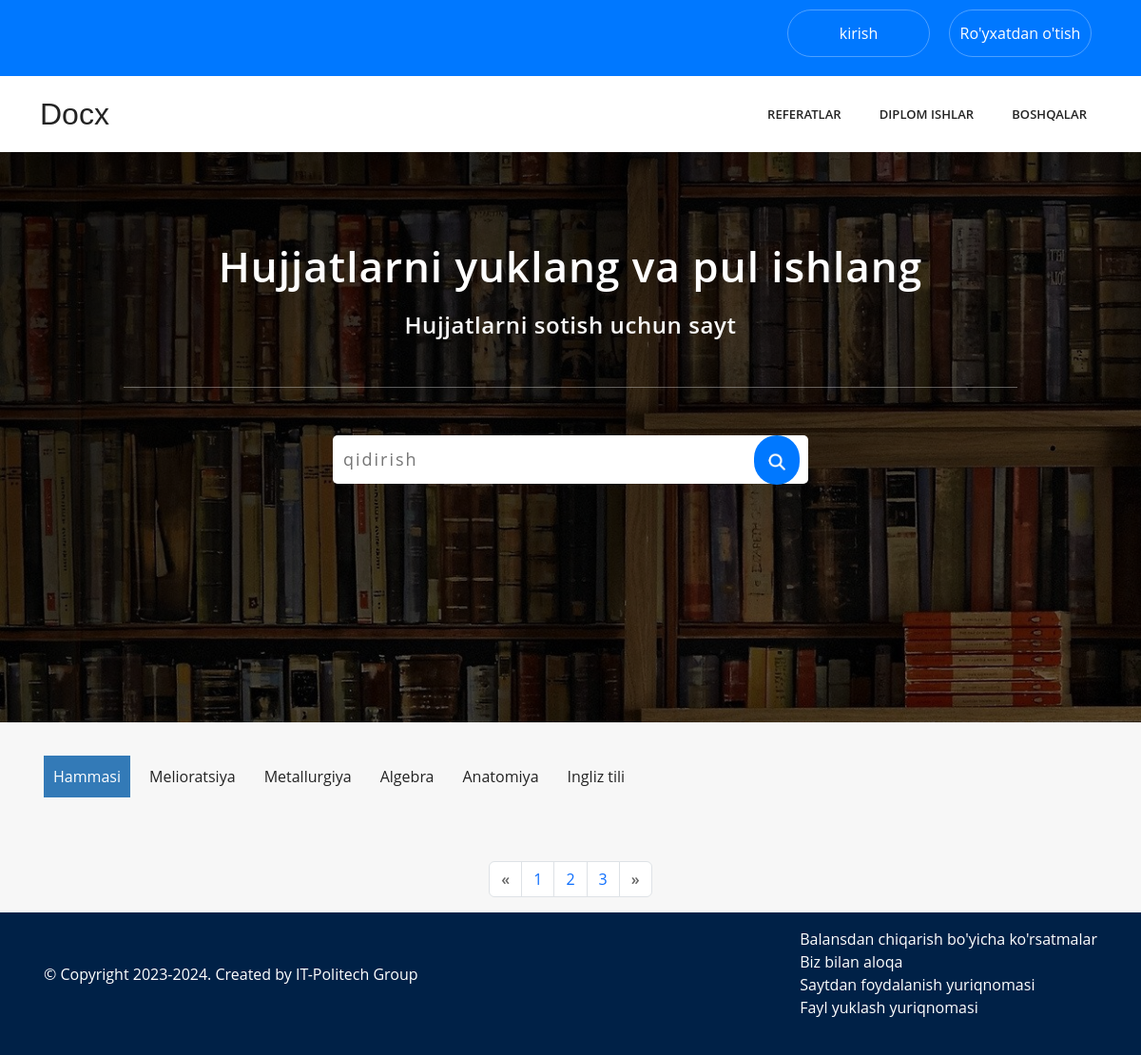
Page /category/1 on the committed database.
### products/models.py (models this page shows, shortened)
class Category(models.Model):
    name = models.CharField( max_length=150)
    class Meta:
        verbose_name = "category"
        verbose_name_plural = "categorys"

class CategoryScience(models.Model):
    name = models.CharField( max_length=100)
    class Meta:
        verbose_name = "category Science"
        verbose_name_plural = "category Science"

### myapp/views.py (the view)
# urls.py: path('category/<int:pk>',categoryFilter, name='category_list'),
def categoryFilter(request,pk):
    products = Product.objects.filter(category_id=pk)
    category = Category.objects.all()
    context = {
        "category":category,
        "products":products,
    }
    return render(request, "index.html", context)

### myapp/views.py (called while the page is built)
def for_all_pages(request):
    category = Category.objects.all()
    science = CategoryScience.objects.all()
    return {"category":category, "science":science}

### templates/index.html (shortened to what this page needs)
{% extends "base.html" %}
{% load static %}
{% block content %}
    <section class="bg-img">
        <div class="container cont-nav-center">
            <h1>Hujjatlarni yuklang va pul ishlang</h1>
            <p>Hujjatlarni sotish uchun sayt</p>
            <div class="nav-cont-line"></div>
            <div class="cont-nav-center-box">
                <div class="search-input">
                    <input type="text" placeholder="qidirish">
                    <a href="#"><img src="{% static "img/Remove-bg.ai_1721827232078.png" %}"></a>
                </div>
            </div>
        </div>
    </section>
    <section class="categorys">
        <div class="container">
            <ul>
                <li><a href="#" class='active'>Hammasi</a></li>
                {% for i in science %}
                    <li><a href="{% url "main:article_list" i.pk %}">{{ i.name }}</a></li>
                {% endfor %}
            </ul>
        </div>
    </section>
    <div class="container">
        <nav aria-label="Page navigation example ">
            <ul class="pagination justify-content-center">
              <li class="page-item">
                <a class="page-link" href="#" aria-label="Previous">
                  <span aria-hidden="true">&laquo;</span>
                </a>
              </li>
              <li class="page-item"><a class="page-link" href="#">1</a></li>
              <li class="page-item"><a class="page-link" href="#">2</a></li>
              <li class="page-item"><a class="page-link" href="#">3</a></li>
              <li class="page-item">
                <a class="page-link" href="#" aria-label="Next">
                  <span aria-hidden="true">&raquo;</span>
                </a>
              </li>
            </ul>
          </nav>
    </div>
{% endblock content %}

### templates/__navbar.html (shortened to what this page needs)
<nav class="navbar-top">
    <div class="container">
        <div class="navbar-box-top">
            {% if request.user.is_authenticated %}
                <a href="#">Fayl yuklash</a>
                <a href="">Profil</a>
                <a href="{% url "logout" %}">Log out</a>
            {% else %}
                <a href="{% url "login" %}">kirish</a>
                <a href="{% url "users:signup" %}">Ro'yxatdan o'tish</a>
            {% endif %}
        </div>
    </div>
    <div class="bg-2">
        <div class="container">
            <div class="navbar-box-bottom">
                <h2 class="link-h2">Docx</h2>
                <ul>
                    {% for i in category %}
                        {% if forloop.counter <= 2 %}
                            <li><a href="{% url 'main:category_list' i.pk %}">{{ i.name }}</a></li>
                        {% endif %}
                    {% endfor %}
                    <li class="vse"><a href="#">Boshqalar</a>
                    </li>
                </ul>
            </div>
        </div>
    </div>
</nav>

### static/css/main.css (style rules this page uses)
* { margin: 0; padding: 0; box-sizing: border-box; font-family: 'Open Sans', sans-serif; }
body { background-color: #f7f7f7; }
.navbar-top { background: #0078ff; }
.navbar-box-top { width: 100%; height: 80px; display: flex; justify-content: end; }
.navbar-box-top a { font-weight: 500; text-align: center; align-content: center; margin: 10px; border-radius: 30px; height: 50px; width: 150px; text-decoration: none; color: #fff; border: 1px solid rgba(255, 255, 255, 0.3); font-family: 'Open Sans', sans-serif; }
.bg-2 { background: #fff; }
.navbar-box-bottom { display: flex; justify-content: space-between; height: 80px; }
.navbar-box-bottom .link-h2 { display: flex; flex-direction: column; justify-content: center; text-decoration: none; color: #232323; font-weight: normal; font-family: 'Poppins', sans-serif; letter-spacing: 0; margin: 0; }
.navbar-box-bottom ul { display: flex; justify-content: space-between; list-style-type: none; }
.navbar-box-bottom ul li a { text-decoration: none; line-height: 80px; margin-left: 10px; color: #232323; transition: all .2s; font-size: 13px; font-weight: 600; letter-spacing: 0.06px; padding: 35px 15px; text-transform: uppercase; }
.bg-img { background-attachment: fixed; background-image: linear-gradient(rgba(0,0,0,0.7),rgba(0,0,0,0.5)),url(../img/rasm1.jpg); height: 600px; background-repeat: no-repeat; background-size: cover; }
.nav-cont-line { height: 1px; width: 100%; background: rgba(255, 255, 255, 0.349); margin-top: 50px; margin-bottom: 50px; }
.cont-nav-center { height: 300px; padding: 100px; text-align: center; }
.bg-img h1 { color: #f7f7f7; font-size: 44px; font-weight: 600; line-height: 1.3; margin-top: -8px; margin-bottom: 25px; letter-spacing: 0.6px; }
.bg-img p { color: #f7f7f7; font-size: 24px; font-weight: 600; line-height: 1.3; margin-top: -8px; margin-bottom: 25px; letter-spacing: 0.6px; }
.cont-nav-center-box { display: flex; justify-content: center; }
.search-input { width: 500px; background: #fff; height:51px; border-radius: 5px; }
.search-input input { border: none; outline: none; letter-spacing: 2px; padding: 2px; margin: 10px 0 !important; width: 430px; font-size: 18px; }
.search-input a { background: #0078ff; padding: 15px 4px; border-radius: 100px; color: #fff !important; }
.search-input a img { width: 40px; }
.categorys { padding: 30px 0; }
.categorys ul { display: flex; flex-wrap: wrap; list-style: none; }
.categorys ul li a { display: inline-block; text-decoration: none; color: #232323; padding: 10px; margin: 5px; transition: all .2s; }
.active { color: #fff !important; margin-left: -28px !important ; background-color: #337ab7; }
.cont-nav-center h1 { color: #fff; letter-spacing: 1px; }
span { font-weight: 600; color: #666666; }

### rows in the picture
Category: name "REFERATLAR"
Category: name "DIPLOM ISHLAR"
CategoryScience: name "Melioratsiya"
CategoryScience: name "Metallurgiya"
CategoryScience: name "Algebra"
CategoryScience: name "Anatomiya"
CategoryScience: name "Ingliz tili"
